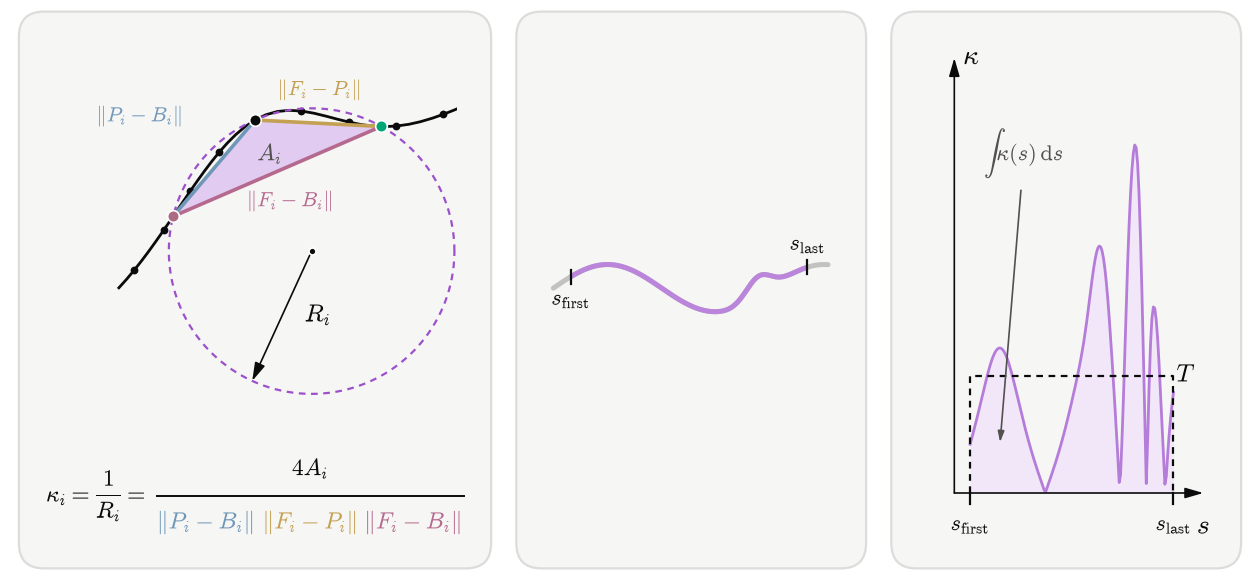

Write the Python code that produced this figure.
"""Figure for Section sec:method-curvature (fig:method-curvature, replaces curvature_figure.py on 2026-11-19):
average curvature of a segment, in the style of surface_cut_figure.py, without panel letters (user).

    python Thesis_coronary/content/methodology/figures/curvature_steps_figure.py

A made-up artery in one plane with points about 0.5 mm apart, as in the tracer output (no patient data), run through the real code of
CGPS_data/thesis_final/curvature_feature.py (chord_point, menger_curvature, curvature_profile, segment_mean,
CHORD). Panels, left to right: the curvature of a circle is 1/R; at a centerline point P_i the points B_i and F_i CHORD mm away in a
straight line, the triangle they span and the circle through them; a straight stretch, a gentle and a tight
bend at the same chord and their curvature; the curvature profile of the whole artery, divided at two
made-up segment boundaries, and the average curvature T of each segment (area under the profile / length).
2026-11-20 (user): points 0.45 to 0.5 mm apart instead of 0.3 to 1.2 mm; the code does not respace them.
2026-11-21 (user: a figure of "the more sharply the artery bends at P_i, the smaller this circle is"): the third
panel now draws a straight stretch, a gentle (R 12 mm) and a tight (R 5 mm) bend through one P_i at one scale,
with their whole circles (were three cropped rows, circles out of view).
2026-11-21 (user: the old circles of radius 20, 10 and 5 mm as one illustration, and a second one with 1/R, the two
points 5 mm ahead and behind and the averaging): two figures. curvature_radius_figure: circles of radius 20, 10 and
5 mm with kappa = 1/R (after panel A of curvature_figure.py). curvature_steps_figure: the triangle and circle at
P_i, the artery by segment with the ends that have no profile value, the profile with T. The nested-circle panel
and the separate curvature_point_figure / curvature_segment_figure of earlier the same day are gone.
2026-11-21 (user: more detail in the radius figure, one centerline through all the circles with the three points):
curvature_radius_figure is now one made-up centerline (0.5 mm points) with a straight stretch (kappa 0) and bends on
R 20, 10 and 5 mm, each with B, P, F 5 mm apart, the triangle, the circle and kappa from the thesis code.
Same day (user): B_i, P_i and F_i each in their own colour (mauve, black, green, the thesis palette) in both
figures, no key;
longer straight stretches (14, 24, 26 mm) so the bends sit further apart.
Same day (user: no proximal, mid, distal before they are introduced; show the triangle sides and the integral):
curvature_steps_figure without segments. Left: the triangle with its three sides in three colours and Menger's
formula below, each length of the denominator in the colour of its side. Middle: the artery, purple where the
profile has values, s_first and s_last marked. Right: the profile with the area under it and the dashed rectangle
of height T over the same stretch (same area).
Same day (user: remove the points, cleaner, softer colours): no B, P, F markers or labels in figure 2 (the side
labels name them), muted side colours, lighter fills, grey labels.
Same day (user: black centerline, fewer points): the drawn centerline is black in both figures, with only every
SHOW-th point marked; the computation is unchanged.
Same day (user: same colours as curvature_radius_figure): figure 2's left panel has the purple dashed circle, the
triangle fill of figure 1 and B_i, P_i, F_i as mauve, black and green points; the sides keep their formula colours.
Style and colours as the Technical Background illustrations (illus_hazard_area.py). Writes
curvature_radius_figure.{pdf,png} and curvature_steps_figure.{pdf,png} next to this file.
"""
import sys
from pathlib import Path

import matplotlib as mpl

mpl.use("Agg")
import matplotlib.pyplot as plt
import numpy as np
from matplotlib.colors import to_rgb
from matplotlib.patches import FancyBboxPatch, Polygon

ROOT = Path(__file__).resolve().parents[4]
sys.path.insert(0, str(ROOT / "CGPS_data" / "thesis_final"))
sys.path.insert(0, str(ROOT / "Thesis_coronary" / "setup"))
from curvature_feature import CHORD, chord_point, curvature_profile, menger_curvature, segment_mean  # noqa: E402
from figure_colours import INK, INK2, MUTED, PALETTE  # noqa: E402

MAIN, SECOND, THIRD = PALETTE[3], PALETTE[1], PALETTE[2]  # purple, pink, green, as illus_hazard_area.py

mpl.rcParams.update({
    "font.family": "serif", "font.serif": ["cmr10"],
    "mathtext.fontset": "cm", "axes.unicode_minus": False, "axes.formatter.use_mathtext": True,
    "font.size": 10, "text.color": INK, "pdf.fonttype": 42,
})


def tint(hex_, a):
    c = np.array(to_rgb(hex_))
    return tuple(1 - a * (1 - c))


def darken(hex_, a=0.3):
    c = np.array(to_rgb(hex_))
    return tuple((1 - a) * c + a * np.array(to_rgb(INK)))


SIDE = ("#6f97b8", "#c3a052", "#b5698f")  # triangle sides B-P, P-F, B-F: muted blue, ochre, rose
TRI = MAIN
PTC = {"B": darken(SECOND), "P": INK, "F": THIRD}  # B_i, P_i, F_i in every figure
DASH = (0, (3, 2.5))
SHOW = 4  # draw every 4th centerline point (about 2 mm apart); the curvature still uses all of them
AX = dict(arrowstyle="-|>,head_length=0.55,head_width=0.16", lw=0.6, color=INK, shrinkA=0, shrinkB=0)
rng = np.random.default_rng(4)


def circumcircle(a, b, c):
    """Centre and radius of the circle through three points in the plane (for drawing only)."""
    (ax_, ay), (bx, by), (cx, cy) = a[:2], b[:2], c[:2]
    d = 2 * (ax_ * (by - cy) + bx * (cy - ay) + cx * (ay - by))
    ux = ((ax_ ** 2 + ay ** 2) * (by - cy) + (bx ** 2 + by ** 2) * (cy - ay) + (cx ** 2 + cy ** 2) * (ay - by)) / d
    uy = ((ax_ ** 2 + ay ** 2) * (cx - bx) + (bx ** 2 + by ** 2) * (ax_ - cx) + (cx ** 2 + cy ** 2) * (bx - ax_)) / d
    return np.array([ux, uy]), float(np.hypot(ax_ - ux, ay - uy))


# ---------------------------------------------------------------- made-up artery
xd = np.linspace(0, 70, 7001)  # a planar curve: a gentle wave and one tight bend, finely sampled
yd = 6.0 * np.sin(2 * np.pi * xd / 55) + 5.0 * np.exp(-((xd - 52) / 4.5) ** 2)
sd = np.r_[0, np.cumsum(np.hypot(np.diff(xd), np.diff(yd)))]
s = np.r_[0, np.cumsum(rng.uniform(0.45, 0.5, 400))]
s = s[s <= sd[-1]]  # then read every 0.45 to 0.5 mm, the step of the tracer (tracer_probe.md)
P = np.c_[np.interp(s, sd, xd), np.interp(s, sd, yd), np.zeros_like(s)]
arc = np.r_[0, np.cumsum(np.linalg.norm(np.diff(P, axis=0), axis=1))]
pos, kappa = curvature_profile(P)
T = segment_mean(pos, kappa, pos[0], pos[-1] + 1e-9)  # the average over the whole stretch with values

# ---------------------------------------------------------------- layout
W = 6.3
L, R, GAP = 0.015, 0.985, 0.02
PB, PT = 0.02, 0.98
t = np.linspace(0, 2 * np.pi, 300)


def frame(n, h):
    """A figure of n rounded panels side by side; returns the figure and a function placing an axes in panel k."""
    fig = plt.figure(figsize=(W, h))
    pw = (R - L - (n - 1) * GAP) / n
    bg = fig.add_axes([0, 0, 1, 1], zorder=-5)
    bg.set_axis_off(); bg.set_xlim(0, 1); bg.set_ylim(0, 1)
    for k in range(n):
        bg.add_patch(FancyBboxPatch((L + k * (pw + GAP), PB), pw, PT - PB, transform=fig.transFigure,
                     boxstyle="round,pad=0,rounding_size=0.02", fc=tint(MUTED, 0.08),
                     ec=tint(MUTED, 0.30), lw=0.8, mutation_aspect=W / h))

    def panel(k, left=0.02, right=0.02, bottom=0.10, top=0.10):
        x0 = L + k * (pw + GAP)
        return fig.add_axes([x0 + left, PB + bottom, pw - left - right, PT - PB - bottom - top])
    return fig, panel


def dot(ax, q, ms=3.5, col=INK, z=5):
    ax.plot(q[0], q[1], "o", ms=ms, color=col, mec="white", mew=0.6, zorder=z)


def triangle(ax, b, p, f, col=TRI):
    ax.add_patch(Polygon([b[:2], p[:2], f[:2]], closed=True, fc=tint(col, 0.30), ec=col, lw=0.8, zorder=2))


def save(fig, name):
    out = Path(__file__).with_name(name)
    fig.savefig(f"{out}.pdf")
    fig.savefig(f"{out}.png", dpi=200)


# ================================================================ figure 1: curvature is 1/R along one centerline
# A made-up centerline of straight pieces and three circular bends (R 20, 10, 5 mm, alternating sides), read every
# 0.5 mm. At one straight point and at the middle of each bend, B and F are found 5 mm away and kappa computed with
# the thesis code; each bend's half-arc is longer than the arc a 5 mm chord needs, so kappa = 1/R exactly.
PIECES = (("line", 14.0), ("arc", 20.0, np.radians(50)), ("line", 24.0), ("arc", 10.0, -np.radians(110)),
          ("line", 26.0), ("arc", 5.0, np.radians(140)), ("line", 2.0))
pts, head, marks, s0 = [np.zeros(2)], 0.0, [7.0], 0.0
for piece in PIECES:
    if piece[0] == "line":
        n = int(piece[1] / 0.01)
        d = np.array([np.cos(head), np.sin(head)])
        pts += [pts[-1] + d * piece[1] * k / n for k in range(1, n + 1)]
        s0 += piece[1]
    else:
        Rb, turn = piece[1], piece[2]
        sgn = np.sign(turn)
        c = pts[-1] + Rb * np.array([np.cos(head + sgn * np.pi / 2), np.sin(head + sgn * np.pi / 2)])
        a0 = head - sgn * np.pi / 2
        n = int(Rb * abs(turn) / 0.01)
        pts += [c + Rb * np.array([np.cos(a0 + turn * k / n), np.sin(a0 + turn * k / n)]) for k in range(1, n + 1)]
        marks.append(s0 + Rb * abs(turn) / 2)
        s0 += Rb * abs(turn)
        head += turn
dense = np.array(pts)
ds = np.r_[0, np.cumsum(np.linalg.norm(np.diff(dense, axis=0), axis=1))]
u = np.arange(0, ds[-1], 0.5)
for m in marks:  # put the marked points on the sampling grid
    u[np.argmin(np.abs(u - m))] = m
C = np.c_[np.interp(u, ds, dense[:, 0]), np.interp(u, ds, dense[:, 1]), np.zeros_like(u)]

fig, panel = frame(1, 3.3)
ax = panel(0, 0.02, 0.02, 0.03, 0.03)
ax.set_axis_off(); ax.set_aspect("equal")
ax.plot(C[:, 0], C[:, 1], color=INK, lw=1.0, zorder=1)
ax.plot(C[::SHOW, 0], C[::SHOW, 1], "o", ms=1.6, color=INK, zorder=1)
for k, m in enumerate(marks):
    j = int(np.argmin(np.abs(u - m)))
    bb, pp, ff = chord_point(C, j, CHORD, -1), C[j], chord_point(C, j, CHORD, 1)
    kap = menger_curvature(bb, pp, ff)
    print(f"marked point {k}: kappa {kap:.4f} 1/mm")
    if k == 0:  # straight: the three points lie on a line
        ax.plot([bb[0], ff[0]], [bb[1], ff[1]], color=TRI, lw=1.2, zorder=2)
        ax.text(pp[0], pp[1] - 2.2, r"$\kappa = 0$", ha="center", va="top", fontsize=8.5)
    else:
        ctr, rad = circumcircle(bb, pp, ff)
        ax.plot(*(ctr[:, None] + rad * np.vstack([np.cos(t), np.sin(t)])), color=MAIN, lw=0.8, ls=DASH, zorder=1)
        triangle(ax, bb, pp, ff)
        away = (ctr - pp[:2]) / rad  # from P_i through the centre, to the far side of the circle
        ax.annotate("", xy=ctr + rad * away, xytext=ctr, arrowprops=AX, zorder=3)
        dot(ax, ctr, ms=2.2)
        lab = rf"$R = {rad:.0f}$ mm" + "\n" + rf"$\kappa = 1/{rad:.0f} = {kap:.2f}$ mm$^{{-1}}$"
        if k == 3:  # the tight bend: beside its circle, clear of the centerline arriving from above
            ax.text(*(ctr + np.array([rad + 3.0, 0.0])), lab, ha="left", va="center", fontsize=8, linespacing=1.3)
        else:
            ax.text(*(ctr + (rad + 2.0) * away), lab, ha="center", va="bottom" if away[1] > 0 else "top",
                    fontsize=8, linespacing=1.3)
    for q, key in ((bb, "B"), (pp, "P"), (ff, "F")):
        dot(ax, q, ms=4.2, col=PTC[key])
    if k == 1:
        for q, lab in ((bb, r"$B_i$"), (pp, r"$P_i$"), (ff, r"$F_i$")):
            v = (q[:2] - ctr) / np.linalg.norm(q[:2] - ctr)  # outwards from the circle, off the centerline
            ax.text(*(q[:2] + 2.2 * v), lab, ha="center", va="center", fontsize=9, color=PTC[lab[1]])
ax.autoscale_view()
x_lo, x_hi = ax.get_xlim(); y_lo, y_hi = ax.get_ylim()
ax.set_xlim(x_lo - 3, x_hi + 16); ax.set_ylim(y_lo - 9, y_hi + 9)
save(fig, "curvature_radius_figure")

# ================================================================ figure 2: from three points to the average curvature
H2 = 2.9
fig = plt.figure(figsize=(W, H2))
WID = (1.35, 1.0, 1.0)  # the left panel holds the equation
unit = (R - L - 2 * GAP) / sum(WID)
X0 = np.r_[L, L + np.cumsum([w_ * unit + GAP for w_ in WID[:-1]])]
bg = fig.add_axes([0, 0, 1, 1], zorder=-5)
bg.set_axis_off(); bg.set_xlim(0, 1); bg.set_ylim(0, 1)
for x0_, w_ in zip(X0, WID):
    bg.add_patch(FancyBboxPatch((x0_, PB), w_ * unit, PT - PB, transform=fig.transFigure,
                 boxstyle="round,pad=0,rounding_size=0.02", fc=tint(MUTED, 0.08),
                 ec=tint(MUTED, 0.30), lw=0.8, mutation_aspect=W / H2))


def panel2(k, left, right, bottom, top):
    return fig.add_axes([X0[k] + left, PB + bottom, WID[k] * unit - left - right, PT - PB - bottom - top])


# left: B_i, P_i, F_i at the tight bend, the triangle with its sides in three colours, and Menger's formula with
# each length of the denominator in the colour of its side
w = (pos > 45) & (pos < 70)  # the tight bend
i = int(np.argmin(np.abs(arc - pos[w][np.argmax(kappa[w])])))
b, p, f = chord_point(P, i, CHORD, -1), P[i], chord_point(P, i, CHORD, 1)
ctr, rad = circumcircle(b, p, f)
ax = panel2(0, 0.01, 0.01, 0.25, 0.03)
ax.set_axis_off(); ax.set_aspect("equal")
near = np.abs(arc - arc[i]) < 9
ax.plot(P[near, 0], P[near, 1], color=INK, lw=1.0, zorder=1)
shown = near & ((np.arange(len(P)) - i) % SHOW == 0)  # every SHOW-th point, counted from P_i so that it is drawn
ax.plot(P[shown, 0], P[shown, 1], "o", ms=1.8, color=INK, zorder=1)
for q, key in ((b, "B"), (p, "P"), (f, "F")):  # coloured as in curvature_radius_figure; P_i is the top
    dot(ax, q, ms=4.2, col=PTC[key])
ax.plot(*(ctr[:, None] + rad * np.vstack([np.cos(t), np.sin(t)])), color=MAIN, lw=0.8, ls=DASH, zorder=1)
ang = -2.0
ax.annotate("", xy=ctr + rad * np.array([np.cos(ang), np.sin(ang)]), xytext=ctr, arrowprops=AX, zorder=3)
dot(ax, ctr, ms=2.5)
ax.text(*(ctr + 0.5 * rad * np.array([np.cos(ang), np.sin(ang)]) + np.array([0.9, 0.0])), r"$R_i$",
        ha="left", va="center", fontsize=9)
ax.add_patch(Polygon([b[:2], p[:2], f[:2]], closed=True, fc=tint(MAIN, 0.30), ec="none", zorder=2))
cen = (b[:2] + p[:2] + f[:2]) / 3
ax.text(*cen, r"$A_i$", ha="center", va="center", fontsize=8.5, color=INK2, zorder=4)
SIDES = ((b, p, r"$\|P_i - B_i\|$"), (p, f, r"$\|F_i - P_i\|$"), (b, f, r"$\|F_i - B_i\|$"))
for (q0, q1, lab), col in zip(SIDES, SIDE):
    ax.plot([q0[0], q1[0]], [q0[1], q1[1]], color=col, lw=1.3, zorder=3, solid_capstyle="round")
    m_ = (q0[:2] + q1[:2]) / 2
    nrm = np.array([-(q1[1] - q0[1]), q1[0] - q0[0]]); nrm /= np.linalg.norm(nrm)
    if np.dot(nrm, m_ - cen) < 0:  # outwards, away from the triangle
        nrm = -nrm
    if nrm[0] < -0.5:  # a side facing left: right-aligned, clear of the centerline
        ax.text(*(m_ + 1.6 * nrm + np.array([0.0, 1.0])), lab, ha="right", va="center", fontsize=7.5, color=col,
                zorder=4)
    else:
        ax.text(*(m_ + 1.3 * nrm), lab, ha="center", va="center", fontsize=7.5, color=col, zorder=4)
ax.set_xlim(p[0] - 8.0, p[0] + 8.0); ax.set_ylim(p[1] - 12.0, p[1] + 3.6)

# the equation, typeset in pieces so that each length carries the colour of its side
eq = fig.add_axes([X0[0], PB + 0.02, WID[0] * unit, 0.21]); eq.set_axis_off(); eq.set_xlim(0, 1); eq.set_ylim(0, 1)
rend = fig.canvas.get_renderer()
inv = eq.transAxes.inverted()


def width(txt):
    bb_ = txt.get_window_extent(renderer=rend)
    return inv.transform((bb_.x1, 0))[0] - inv.transform((bb_.x0, 0))[0]


FS = 8.5
lhs = eq.text(0.0, 0.5, r"$\kappa_i = \dfrac{1}{R_i} = $", ha="left", va="center", fontsize=FS)
parts = [eq.text(0, 0.28, lab, ha="left", va="center", fontsize=FS, color=col) for (_, _, lab), col in zip(SIDES, SIDE)]
gap = 0.012
den_w = sum(width(x) for x in parts) + gap * (len(parts) - 1)
total = width(lhs) + 0.01 + den_w
x = 0.5 - total / 2
lhs.set_x(x)
x0f = x + width(lhs) + 0.01
for x_ in parts:
    x_.set_x(x0f); x0f += width(x_) + gap
eq.plot([x + width(lhs) + 0.01, x + total], [0.5, 0.5], color=INK, lw=0.7)
eq.text(x + width(lhs) + 0.01 + den_w / 2, 0.72, r"$4A_i$", ha="center", va="center", fontsize=FS, color=INK)

# middle: the whole made-up artery; the profile has values on the purple stretch, from s_first to s_last
ax = panel2(1, 0.02, 0.02, 0.12, 0.10)
ax.set_axis_off(); ax.set_aspect("equal")
has = (arc >= pos[0]) & (arc <= pos[-1])
ax.plot(P[:, 0], P[:, 1], color=tint(INK2, 0.35), lw=1.8, zorder=1, solid_capstyle="round")
ax.plot(P[has, 0], P[has, 1], color=tint(MAIN, 0.7), lw=1.8, zorder=2, solid_capstyle="butt")
for sv, lab, dy in ((pos[0], r"$s_{\mathrm{first}}$", -3.2), (pos[-1], r"$s_{\mathrm{last}}$", 3.2)):
    q = P[np.argmin(np.abs(arc - sv))]
    ax.plot([q[0], q[0]], [q[1] - 1.8, q[1] + 1.8], color=INK, lw=0.8, zorder=3)
    ax.text(q[0], q[1] + dy, lab, ha="center", va="top" if dy < 0 else "bottom", fontsize=8)
ax.set_xlim(-3, 73); ax.set_ylim(-14, 16)

# right: the profile from s_first to s_last; the area under it equals the dashed rectangle of height T
ax = panel2(2, 0.05, 0.03, 0.13, 0.08)
XMAX, YMAX = 1.06 * arc[-1], 1.25 * kappa.max()
for sp in ax.spines.values():
    sp.set_visible(False)
ax.set_xticks([]); ax.set_yticks([]); ax.patch.set_alpha(0)
ax.annotate("", xy=(1, 0), xytext=(0, 0), xycoords="axes fraction", arrowprops=AX)
ax.annotate("", xy=(0, 1), xytext=(0, 0), xycoords="axes fraction", arrowprops=AX)
ax.text(1.0, -0.05, r"$s$", transform=ax.transAxes, ha="center", va="top")
ax.text(0.035, 1.0, r"$\kappa$", transform=ax.transAxes, ha="left", va="center")
ax.set_xlim(0, XMAX); ax.set_ylim(0, YMAX)
ax.fill_between(pos, 0, kappa, color=tint(MAIN, 0.14), lw=0, zorder=0)
ax.plot(pos, kappa, color=tint(MAIN, 0.75), lw=1.0, zorder=2)
ax.plot([pos[0], pos[0], pos[-1], pos[-1]], [0, T, T, 0], color=INK, lw=0.8, ls=DASH, zorder=3)
ax.text(pos[-1] + 1.0, T, r"$T$", ha="left", va="center", fontsize=9)
wide = pos < 22  # the first, broad bend: the arrow from the label ends in its shaded area
xi = pos[wide][np.argmax(kappa[wide])]
ax.annotate(r"$\int \kappa(s)\,\mathrm{d}s$", xy=(xi, 0.35 * kappa[wide].max()), xytext=(xi + 8, 0.78 * YMAX),
            ha="center", va="center", fontsize=8, color=INK2,
            arrowprops=dict(arrowstyle="-|>,head_length=0.4,head_width=0.12", lw=0.6, color=INK2,
                            shrinkA=2, shrinkB=0))
for sv, lab in ((pos[0], r"$s_{\mathrm{first}}$"), (pos[-1], r"$s_{\mathrm{last}}$")):
    ax.plot([sv, sv], [0, -0.025 * YMAX], color=INK, lw=0.8, clip_on=False)
    ax.text(sv, -0.05 * YMAX, lab, ha="center", va="top", fontsize=8)
save(fig, "curvature_steps_figure")

area = ((kappa[1:] + kappa[:-1]) / 2 * np.diff(pos)).sum()
print(f"T = {T:.4f} 1/mm over {pos[0]:.1f} to {pos[-1]:.1f} mm; T x length {T * (pos[-1] - pos[0]):.4f}, "
      f"area under the profile {area:.4f}")
